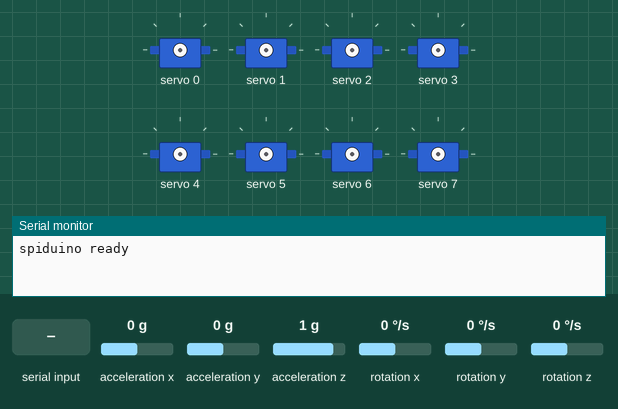
This sketch was run on a simulated Arduino Uno, built with avr-gcc and run on an emulated ATmega328P. Parts: 8 × servo, the last lines printed to the serial monitor. Wiring (inferred from the names in the program): MPU-6050 motion sensor at I2C address 0x68. Inputs (shaded band) come from the test bench; at power-on: acceleration x 0 g, acceleration y 0 g, acceleration z 1 g, rotation x 0 °/s, rotation y 0 °/s, rotation z 0 °/s.

Above: at 1.2 s.
1.3 s: "<90,45>" received over Serial
2.8 s: "<m90>" received over Serial
4.3 s: "<s90>" received over Serial
5.8 s: "<s,45>" received over Serial
At 7.0 s:
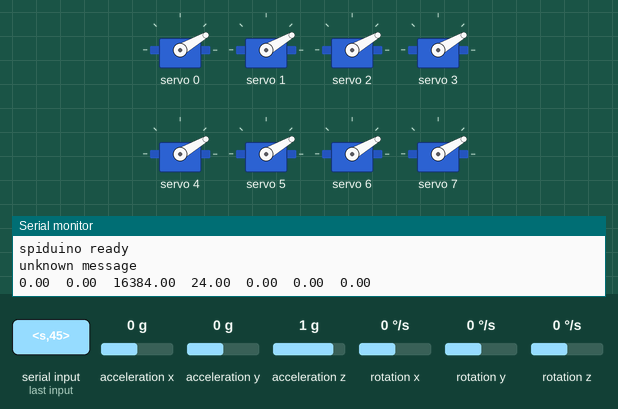
Timing chart, 0 to 8.3 s (numbered marks = the images above; inputs shaded):
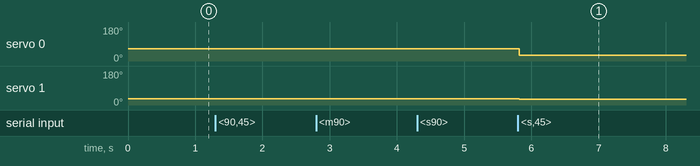

The sketch:

leg_control.ino
```cpp
#include <Wire.h>

// servo driver address 0x40
#include <Adafruit_PWMServoDriver.h>
Adafruit_PWMServoDriver pwm = Adafruit_PWMServoDriver();
#define SERVOMID  360

// MPU6050
const int MPU_addr=0x68;  // I2C address of the MPU-6050
int16_t acX,acY,acZ,tmp,gyX,gyY,gyZ;
double aax,aay,aaz,at,agx,agy,agz;

typedef struct {
  char data[25];
  bool reading;
  int idx;
} Message;

// Messaging
Message pc; // from pc/python over usb

void setup() {
  wakeUpMPU();

  pwm.begin();
  pwm.setPWMFreq(60);  // Analog servos run at ~60 Hz updates

  Serial.begin(9600);
  Serial.println("spiduino ready");
}

void loop() {
  getMPU();
  readMsg();
  delay(10);
}

void readMsg() {
  while(Serial.available()) {
    char c = Serial.read();
    if (pc.reading) {
      if (c == '>') {
        pc.reading = false;
        pc.data[pc.idx] = '\0';
        receivedMessage(pc);
      } else {
        // read in char
        pc.data[pc.idx] = c;
        pc.idx++;
      }
    } else if (c == '<') {
      pc.reading = true;
      pc.idx = 0;
    }
  }
}

void receivedMessage(Message msg) {
  if (msg.data[0] == 'm') {
    // respond with motion data
    printMPU();
    return;
  } else if (msg.data[0] == 's') {
    int angles[8];

    char cs[4];
    cs[3] = '\0';

    int i, j;
    for (i = 0; i < 8; i+=1) {
      for (j = 0; j < 3; j++) {
        cs[j] = msg.data[1+i*3+j];
      }

      angles[i] = atoi(cs);
    }

    set(angles);
  } else {
    Serial.println("unknown message");
  }
}

void wakeUpMPU() {
  Wire.begin();
  Wire.beginTransmission(MPU_addr);
  Wire.write(0x6B);  // PWR_MGMT_1 register
  Wire.write(0);     // set to zero (wakes up the MPU-6050)
  Wire.endTransmission(true);
}

void getMPU() {
  Wire.beginTransmission(MPU_addr);
  Wire.write(0x3B);  // starting with register 0x3B (ACCEL_XOUT_H)
  Wire.endTransmission(false);
  Wire.requestFrom(MPU_addr,14,true);  // request a total of 14 registers
  acX=Wire.read()<<8|Wire.read();  // 0x3B (ACCEL_XOUT_H) & 0x3C (ACCEL_XOUT_L)
  acY=Wire.read()<<8|Wire.read();  // 0x3D (ACCEL_YOUT_H) & 0x3E (ACCEL_YOUT_L)
  acZ=Wire.read()<<8|Wire.read();  // 0x3F (ACCEL_ZOUT_H) & 0x40 (ACCEL_ZOUT_L)
  tmp=Wire.read()<<8|Wire.read();  // 0x41 (TEMP_OUT_H) & 0x42 (TEMP_OUT_L)
  gyX=Wire.read()<<8|Wire.read();  // 0x43 (GYRO_XOUT_H) & 0x44 (GYRO_XOUT_L)
  gyY=Wire.read()<<8|Wire.read();  // 0x45 (GYRO_YOUT_H) & 0x46 (GYRO_YOUT_L)
  gyZ=Wire.read()<<8|Wire.read();  // 0x47 (GYRO_ZOUT_H) & 0x48 (GYRO_ZOUT_L)

  tmp = tmp/340.00+36.53; // to degrees C from datasheet

  // avg everything out
  aax += (acX-aax)*.2;
  aay += (acY-aay)*.2;
  aaz += (acZ-aaz)*.2;
  at += (tmp-at)*.2;
  agx += (gyX-agx)*.2;
  agy += (gyY-agy)*.2;
  agz += (gyZ-agz)*.2;

  Wire.endTransmission(true);
}

void printMPU() {
  Serial.print(aax);
  Serial.print("\t"); Serial.print(aay);
  Serial.print("\t"); Serial.print(aaz);
  Serial.print("\t"); Serial.print(at);
  Serial.print("\t"); Serial.print(agx);
  Serial.print("\t"); Serial.print(agy);
  Serial.print("\t"); Serial.println(agz);
}

void set(int *angles) {
  for (int i = 0; i < 8; i++) {
    int a = SERVOMID + lim(angles[i]);
    pwm.setPWM(i, 0, a);
  }
}

int lim(int angle) {
  // takes angle [0, 299]
  // returns angle [-150,150]
  angle -= 150;
  if (angle > 150) {
    return 150;
  } else if (angle < -150) {
    return -150;
  }

  return angle;
}
```

Measured:
- after the input at 5.8 s, servo 0: 66° → 30° at once; servo 1: 32° → 30° at once
